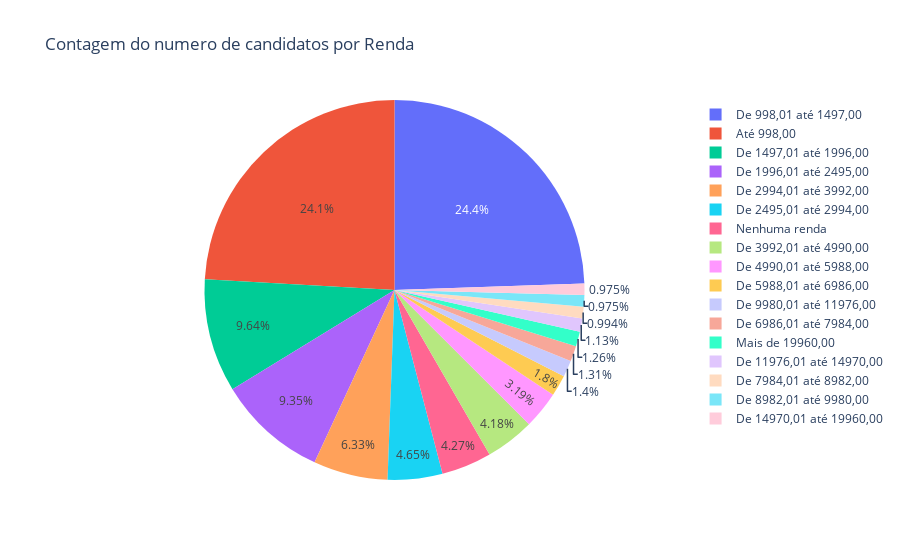

Source (notebook cell):
### Code cell
trace_renda_c = go.Pie(labels = df_renda_c.index, values = df_renda_c['Media'])
data_renda_c =[trace_renda_c]
layout_renda_c = go.Layout(title = 'Contagem do numero de candidatos por Renda')
fig_renda_c = go.Figure(data = data_renda_c, layout = layout_renda_c)
py.iplot(fig_renda_c)

### Figure 1 — Plotly figure (JSON) as saved in the notebook; plotly's stock layout.template omitted (floating-point values rounded to 4 significant figures)
{"data": [{"labels": ["Até 998,00", "De 11976,01 até 14970,00", "De 1497,01 até 1996,00", "De 14970,01 até 19960,00", "De 1996,01 até 2495,00", "De 2495,01 até 2994,00", "De 2994,01 até 3992,00", "De 3992,01 até 4990,00", "De 4990,01 até 5988,00", "De 5988,01 até 6986,00", "De 6986,01 até 7984,00", "De 7984,01 até 8982,00", "De 8982,01 até 9980,00", "De 998,01 até 1497,00", "De 9980,01 até 11976,00", "Mais de 19960,00", "Nenhuma renda"], "type": "pie", "values": [892341, 41916, 356869, 36087, 345994, 172194, 234298, 154772, 117957, 66757, 48519, 36798, 36098, 905006, 51649, 46659, 158093]}], "layout": {"title": {"text": "Contagem do numero de candidatos por Renda"}}}
